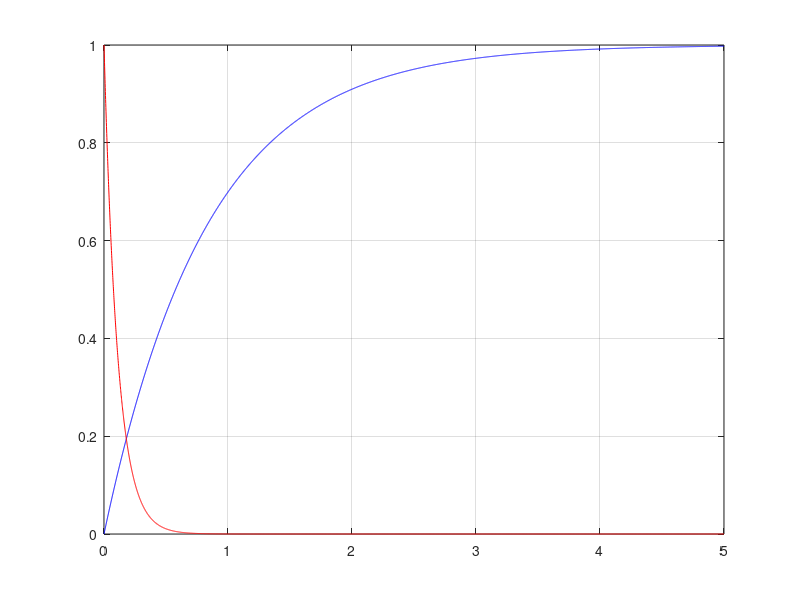

MATLAB code to generate this figure:
%
%

% Time scale in milliseconds
t = 0:0.001:5;

% What matter T1 and T2
T1 = 0.832
T2 = 0.110;

figure;
plot(t,1 - exp(-t/T1),'b-',t,exp(-t/T2),'r-');
grid on
